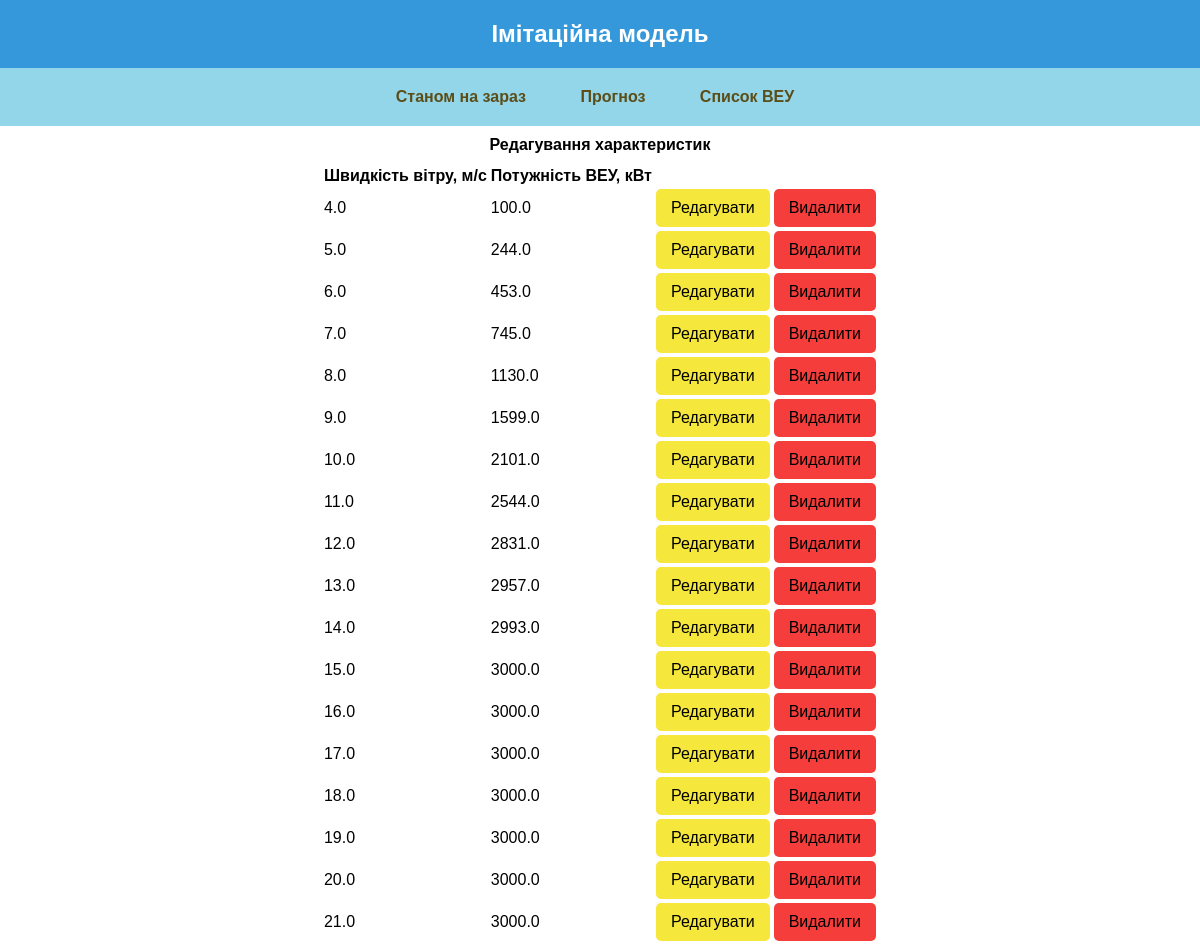
/wind_simulation/list_of_turbines/1/edit, run on the app's committed database.
### wind_simulation_model/models.py (models this page shows, shortened)
class WindTurbine(models.Model):
    name = models.CharField(max_length=100)
    wind_speed = models.FloatField()
    power_output = models.FloatField()

### wind_simulation_model/views.py (the view)
# urls.py: path('wind_simulation/list_of_turbines/<int:turbine_id>/edit', edit_turbine, name='edit_turbine'),
def edit_turbine(request, turbine_id):
    turbine_name = WindTurbine.objects.values_list('name', flat=True).get(id=turbine_id)
    all_turbine_chars = WindTurbine.objects.all().filter(name=turbine_name)
    data = {
        'turbine_id': turbine_id,
        'turbine_name': turbine_name,
        'all_strings': all_turbine_chars
    }
    return render(
        request=request,
        template_name='wind_simulation_model/edit_turbine.html',
        context=data
    )

### wind_simulation_model/templates/wind_simulation_model/edit_turbine.html (shortened to what this page needs)
{% extends 'wind_simulation_model/base.html' %}
{% load static %}
{% block header %}
<header class="page-header">
    Імітаційна модель
</header>
<nav class="navigation" align="center">
    <a href="{% url 'wind_station_simulation_now' %}" class="nav-link" id="currentStatus">Станом на зараз</a>
    <a href="{% url 'wind_station_simulation_forecast' %}" class="nav-link" id="forecast">Прогноз</a>
    <a href="{% url 'list_of_turbines' %}" class="nav-link" id="turbines">Список ВЕУ</a>
</nav>
{% endblock %}
{% block data %}
<div align="center" style="font-size: 16px; font-weight: bold; padding: 10px;">
    Редагування характеристик
</div>
<div id="resultDataTable">
    <table align="center">
        <tr>
            <th>Швидкість вітру, м/с</th>
            <th>Потужність ВЕУ, кВт</th>
            <th></th>
        </tr>
        {% for turbine in all_strings %}
          <tr>
                <td>{{ turbine.wind_speed }}</td>
                <td>{{ turbine.power_output }}</td>
                <td>
                    <a href="/wind_simulation/list_of_turbines/{{turbine_id}}/edit/{{turbine.id}}">
                        <button style="background-color: #F5E73B; color: black;">Редагувати</button>
                    </a>
                </td>
                <td>
                    <a href="#">
                        <button class="deleteField" id="delete-{{turbine.id}}" style="background-color: #F53E3B; color: black;">Видалити</button>
                    </a>
                </td>
          </tr>
        {% endfor %}
    </table>
</div>
{% endblock %}

### wind_simulation_model/static/css/style.css (style rules this page uses)
body { margin: 0; padding: 0; font-family: 'Arial', sans-serif; }
.page-header { background-color: #3498db; color: #fff; padding: 20px; text-align: center; font-size: 24px; font-weight: bold; }
button { background-color: #3498db; color: #fff; padding: 10px 15px; border: none; border-radius: 5px; cursor: pointer; font-size: 16px; }

### wind_simulation_model/templates/wind_simulation_model/edit_turbine.html (style rules this page uses)
.navigation { background-color: #93D6EA; padding: 20px; text-decoration: none; }
.nav-link { padding: 20px; text-decoration: none; font-size: 16px; margin-right: 10px; color: #5B4D17; font-weight: bold; }

### data on the page
WindTurbine: wind_speed "4.0", power_output "100.0"
WindTurbine: wind_speed "5.0", power_output "244.0"
WindTurbine: wind_speed "6.0", power_output "453.0"
WindTurbine: wind_speed "7.0", power_output "745.0"
WindTurbine: wind_speed "8.0", power_output "1130.0"
WindTurbine: wind_speed "9.0", power_output "1599.0"
WindTurbine: wind_speed "10.0", power_output "2101.0"
WindTurbine: wind_speed "11.0", power_output "2544.0"
WindTurbine: wind_speed "12.0", power_output "2831.0"
WindTurbine: wind_speed "13.0", power_output "2957.0"
WindTurbine: wind_speed "14.0", power_output "2993.0"
WindTurbine: wind_speed "15.0", power_output "3000.0"
WindTurbine: wind_speed "16.0", power_output "3000.0"
WindTurbine: wind_speed "17.0", power_output "3000.0"
WindTurbine: wind_speed "18.0", power_output "3000.0"
WindTurbine: wind_speed "19.0", power_output "3000.0"
WindTurbine: wind_speed "20.0", power_output "3000.0"
WindTurbine: wind_speed "21.0", power_output "3000.0"
